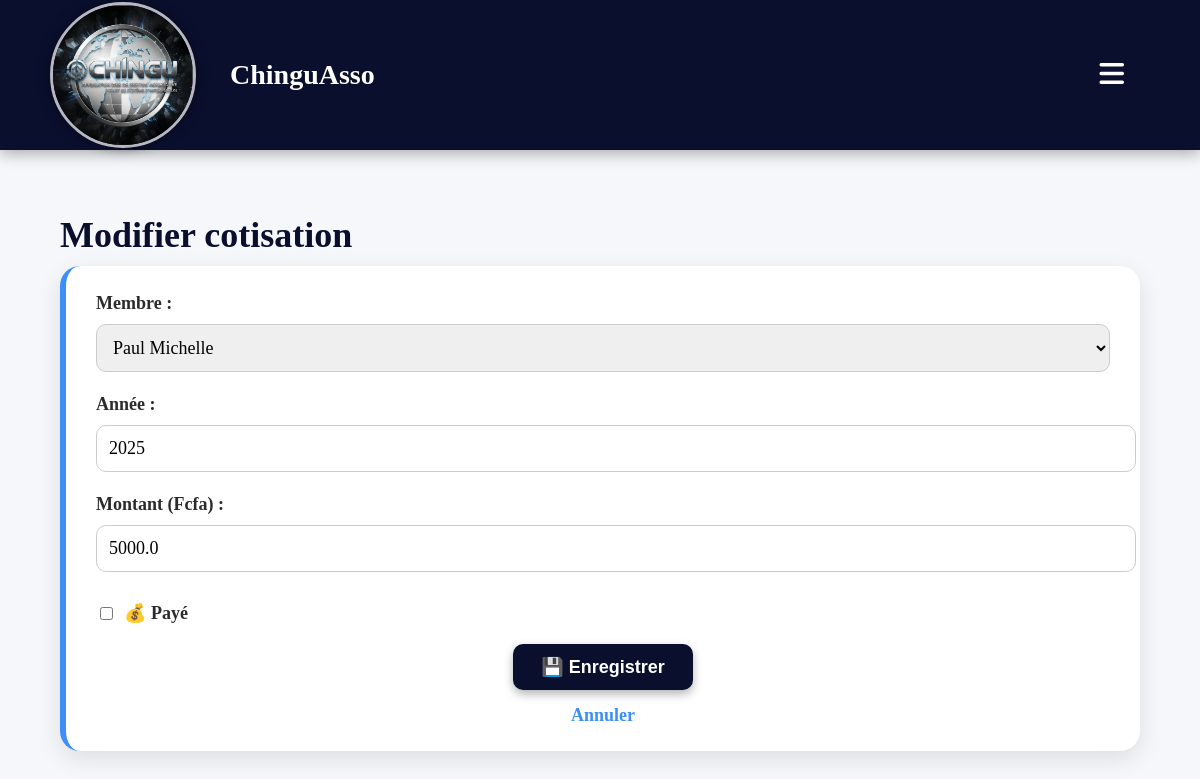
/dues/1/edit, run on the app's committed database.
### models.py (models this page shows, shortened)
class Due(db.Model):
    __tablename__ = "dues"
    id = db.Column(db.Integer, primary_key=True)
    member_id = db.Column(db.Integer, db.ForeignKey("members.id"), nullable=False)
    year = db.Column(db.Integer, nullable=False)
    amount = db.Column(db.Float, nullable=False, default=20.0)
    paid = db.Column(db.Boolean, nullable=False, default=False)
    member = db.relationship("Member", back_populates="dues")
    __table_args__ = (
        db.UniqueConstraint("member_id", "year", name="uq_member_year"),
    )

class Member(db.Model):
    __tablename__ = "members"
    id = db.Column(db.Integer, primary_key=True)
    first_name = db.Column(db.String(120), nullable=False)
    last_name = db.Column(db.String(120), nullable=False)
    email = db.Column(db.String(255), unique=True, nullable=False)
    joined_on = db.Column(db.Date, default=date.today, nullable=False)
    status = db.Column(db.String(20), default="Actif")
    participations = db.relationship("Participation", back_populates="member", cascade="all, delete-orphan")
    dues = db.relationship("Due", back_populates="member", cascade="all, delete-orphan")

### app.py (the view, shortened to what this page needs)
@app.route("/dues/<int:due_id>/edit", methods=["GET", "POST"])
def dues_edit(due_id):
    due = Due.query.get_or_404(due_id)
    members = Member.query.order_by(Member.last_name.asc()).all()
    return render_template("dues_form.html", members=members, due=due)

### templates/dues_form.html
{% extends "base.html" %}
{% block content %}
<h1 class="section-title">{{ 'Nouvelle cotisation' if not due else 'Modifier cotisation' }}</h1>
<div class="card">
    <form method="post" class="member-form">
        <label>Membre :</label><br>
        <select name="member_id" required class="input-field">
            {% for m in members %}
                <option value="{{ m.id }}" {% if due and m.id == due.member_id %}selected{% endif %}>
                    {{ m.last_name }} {{ m.first_name }}
                </option>
            {% endfor %}
        </select>
        <label>Année :</label><br>
        <input type="number" name="year" class="input-field"
               value="{{ due.year if due else 2025 }}" required>
        <label>Montant (Fcfa) :</label><br>
        <input type="number" step="0.01" name="amount" class="input-field"
               value="{{ due.amount if due else 0 }}" required>
        <label class="check-label">
            <input type="checkbox" name="paid" {% if due and due.paid %}checked{% endif %}> 💰 Payé
        </label>
        <div class="btn-center">
            <button type="submit" class="btn-submit">💾 Enregistrer</button>
        </div>
        <a href="{{ url_for('dues_list') }}" class="cancel-link">Annuler</a>
    </form>
</div>
{% endblock %}

### static/style.css (style rules this page uses)
:root { --primary: #C66A25; --secondary: #2B2B2B; --light: #FFFFFF; --gray-light: #F2F2F2; --gray-dark: #878787; --success: #2E8B57; --danger: #B83227; --warning: #D4A017; }
body { background-color: #f5f7fa; margin: 0; padding: 0; font-family: Cambria, serif; font-size: 20px; color: #2b2b2b; }
.section-title { font-size: 36px; color: #0a0f2e; font-weight: bold; margin-bottom: 10px; }
.card { background-color: #ffffff; border-radius: 20px; padding: 25px 30px; box-shadow: 0 8px 24px rgba(0,0,0,0.1); transition: 0.3s ease; border-left: 6px solid #3d8ff7; margin-bottom: 30px; }
.card a { text-decoration: none; font-weight: bold; color: #3d8ff7; transition: 0.2s; }
.btn-submit { padding: 12px 35px; font-size: 20px; color: white; background-color: #0a0f2e; border: none; border-radius: 12px; cursor: pointer; box-shadow: 0 4px 12px rgba(0,0,0,0.4); transition: 0.3s; }
.input-field { width: 100%; padding: 12px; margin: 10px 0 20px 0; border-radius: 10px; border: 1px solid #ccc; font-size: 18px; font-family: Cambria; }
.check-label { font-size: 18px; margin: 10px 0 20px 0; display: flex; align-items: center; gap: 8px; }
.btn-center { text-align: center; margin-top: 10px; }
.btn-submit { background-color: #0a0f2e; color: white; padding: 12px 30px; border-radius: 10px; border: none; font-size: 19px; cursor: pointer; transition: 0.2s; box-shadow: 0 3px 10px rgba(0,0,0,0.3); }
.cancel-link { color: #0a0f2e; display: block; text-align: center; margin-top: 15px; font-size: 18px; font-weight: bold; }
.member-form label { font-weight: bold; font-size: 18px; }
.input-field { width: 100%; padding: 12px; margin: 10px 0 20px 0; border-radius: 10px; border: 1px solid #ccc; font-size: 18px; font-family: Cambria, serif; }
.btn-submit { display: block; margin: 10px auto 0 auto; padding: 12px 28px; border-radius: 10px; border: none; background-color: #0a0f2e; color: white; font-size: 18px; font-weight: bold; cursor: pointer; box-shadow: 0 4px 10px rgba(0,0,0,0.3); transition: 0.2s; }

### data on the page
Due: member_id "Paul Michelle", year "2025", amount "5000.0"

### other printed values
{{ 'Nouvelle cotisation' if not due else 'Modifier cotisation' }} "Modifier cotisation"
